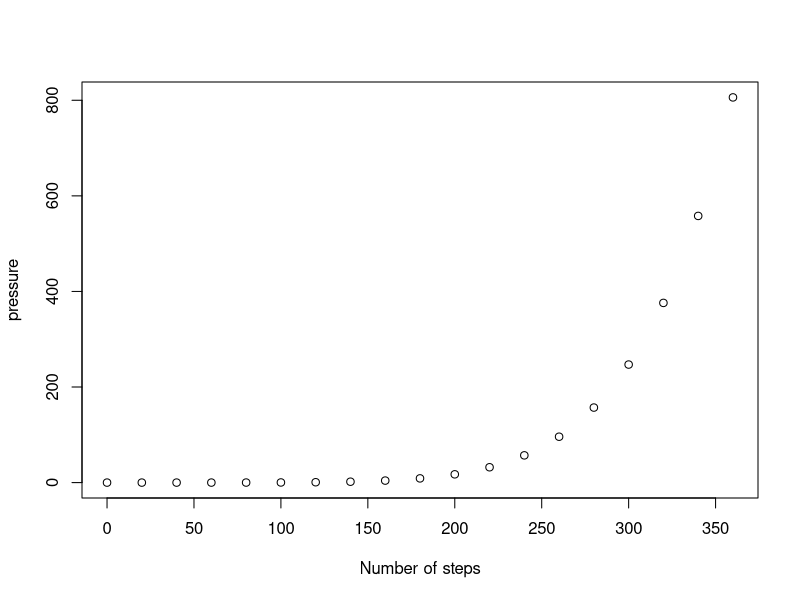

Write R code to recreate this figure.
## ---- chunk 1
knitr::opts_chunk$set(echo = TRUE)
## ---- chunk 2
summary(cars)
## ---- chunk 3
plot(pressure, xlab="Number of steps")
